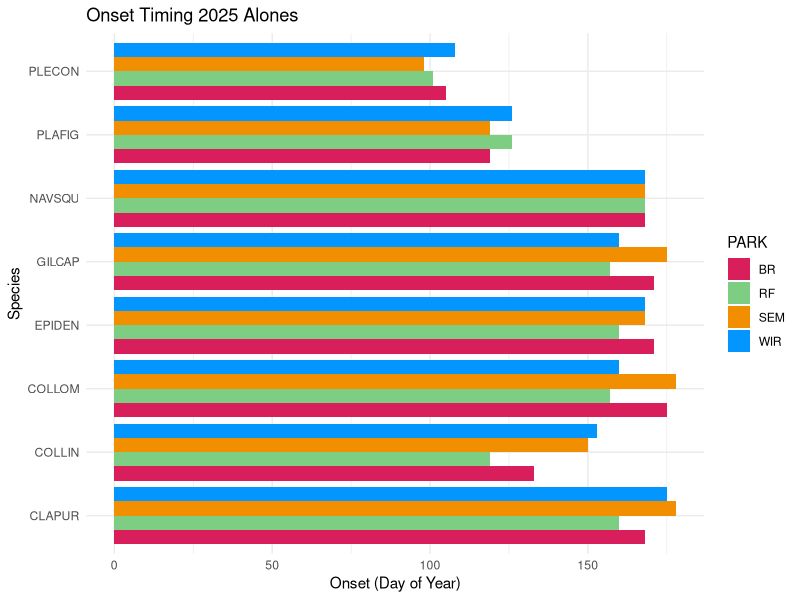
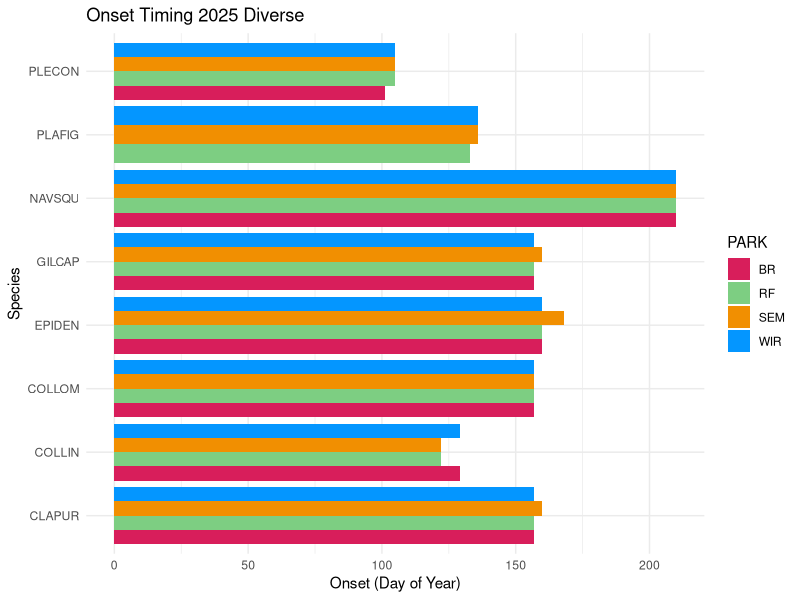

R code for these plots, in order:
library(tidyverse)
library(lubridate)

#Hailey file path
setwd("C:/Users/hmcLD/OneDrive/Desktop/Diez_Lab_Parks_Project/2025/data")

pheno_25 <- read.csv("25_phenology.csv")


park_colors <- c(
  "BR"  = "#D81E5B",  # red
  "RF"  = "#7DCE82",  # green
  "WIR" = "#0496FF",  # blue
  "SEM" = "#F18F01"   # yellow
)

#data cleaning/wrangling

pheno_25 <- pheno_25 %>%
  mutate(Date = mdy(Date),
         doy = yday(Date))

pheno_25$Value[is.na(pheno_25$Value)] <- 0 #turn NA values to 0 for computation

#alones
alones_25 <- pheno_25 %>%
  filter(PLOT == "ALONE")

#add a phenophase block for each of the listed species to make the 
#final flower date the final day of harvest
new_rows_alone <- expand_grid(
  PARK = c("BR", "RF", "SEM", "WIR"),
  PLOT = "ALONE",                
  SPECIES = c("GILCAP", "EPIDEN", "NAVSQU"),
  Date = as.Date("2025-07-29"),
  Phenophase = c("B", "FL", "FR", "V"),
  doy = yday(Date)) %>%
  mutate(Value = if_else(Phenophase == "FL", 1, 0)) #0 for all other phenophases, only interested in flowering

alones_25 <- bind_rows(alones_25, new_rows_alone)

#saveRDS(alones_25, "pheno_25_alone.rds")

#diverse
diverse_25 <- pheno_25 %>%
  filter(PLOT == "DIVERSE")

#same as alones adding phenophase blocks for a final flower date
new_rows_diverse <- expand_grid(
  PARK = c("BR", "RF", "SEM", "WIR"),
  PLOT = "DIVERSE",                
  SPECIES = c("GILCAP", "EPIDEN", "NAVSQU"),
  Date = as.Date("2025-07-29"),
  Phenophase = c("B", "FL", "FR", "V"),
  doy = yday(Date)) %>%
  mutate(Value = if_else(Phenophase == "FL", 1, 0))

diverse_25 <- bind_rows(diverse_25, new_rows_diverse)

#saveRDS(diverse_25, "pheno_25_diverse.rds")

#FIND ONSET DATE ----
#find flowering onset day of year
onset_alone <- alones_25 %>% 
  filter(Value != 0 & Phenophase == "FL") %>%
  group_by(PARK, SPECIES) %>%
  summarise(onset = min(doy)) #take the min to get the first flowering instance
  
#visualize onset alones
ggplot(onset_alone, aes(x = onset, y = SPECIES, fill = PARK)) +
  geom_col(position = "dodge") +
  scale_fill_manual(values = park_colors) +
  labs(
    x = "Onset (Day of Year)",
    y = "Species",
    title = "Onset Timing 2025 Alones"
  ) +
  theme_minimal() 

#same as alones
onset_diverse <- diverse_25 %>% 
  filter(Value != 0 & Phenophase == "FL") %>%
  group_by(PARK, SPECIES) %>%
  summarise(onset = min(doy))

#visualize onset diverse
ggplot(onset_diverse, aes(x=onset, y=SPECIES, fill = PARK)) +
  geom_col(position = "dodge") + 
  scale_fill_manual(values = park_colors) +
  labs(
    x = "Onset (Day of Year)",
    y = "Species",
    title = "Onset Timing 2025 Diverse"
  ) +
  theme_minimal() 

#Can't use NAVSQU for onset in diverse, never flowered
  #What appears on the graph is from the added phenophase blocks

#July29 - last day of BR data collection (end day for EPIDEN, NAVSQU, GILCAP)
